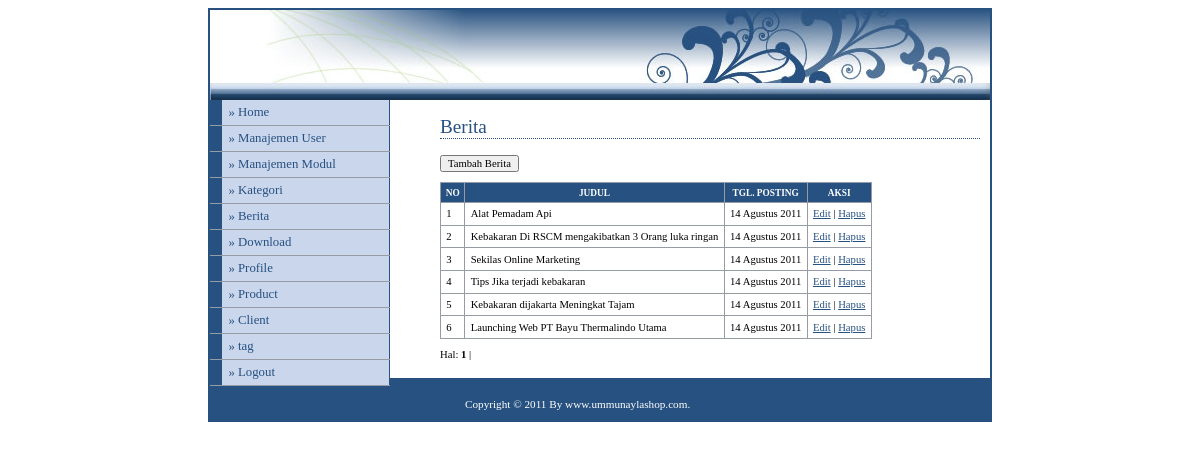
Page /adminweb/media.php?module=berita (signed in) on the committed database.
### tables this page shows
CREATE TABLE IF NOT EXISTS `modul` (
  `id_modul` int(5) NOT NULL auto_increment,
  `nama_modul` varchar(50) NOT NULL,
  `link` varchar(100) NOT NULL,
  `static_content` text NOT NULL,
  `gambar` varchar(100) NOT NULL,
  `publish` enum('Y','N') NOT NULL,
  `status` enum('user','admin') NOT NULL,
  `aktif` enum('Y','N') NOT NULL,
  `urutan` int(5) NOT NULL,
  PRIMARY KEY  (`id_modul`)
);

CREATE TABLE IF NOT EXISTS `berita` (
  `id_berita` int(5) NOT NULL auto_increment,
  `id_kategori` int(5) NOT NULL,
  `username` varchar(30) NOT NULL,
  `judul` varchar(100) NOT NULL,
  `judul_seo` varchar(100) NOT NULL,
  `isi_berita` text NOT NULL,
  `hari` varchar(20) NOT NULL,
  `tanggal` date NOT NULL,
  `jam` time NOT NULL,
  `gambar` varchar(100) NOT NULL,
  `dibaca` int(5) NOT NULL default '1',
  `tag` varchar(100) NOT NULL,
  PRIMARY KEY  (`id_berita`)
);

### config/fungsi_indotgl.php (called while the page is built, shortened)
<?php
	function tgl_indo($tgl){
			$tanggal = substr($tgl,8,2);
			$bulan = getBulan(substr($tgl,5,2));
			$tahun = substr($tgl,0,4);
			return $tanggal.' '.$bulan.' '.$tahun;
	}
	function getBulan($bln){
				switch ($bln){
					case 8:
						return "Agustus";
						break;
				}
			}
?>

### adminweb/modul/mod_berita/berita.php (the view, shortened to what this page needs)
<?php
$aksi="modul/mod_berita/aksi_berita.php";
switch($_GET[act]){
  default:
    echo "<h2>Berita</h2>
          <input type=button value='Tambah Berita' onclick=\"window.location.href='?module=berita&act=tambahberita';\">
          <table>
          <tr><th>no</th><th>judul</th><th>tgl. posting</th><th>aksi</th></tr>";
    $p      = new Paging;
    $batas  = 10;
    $posisi = $p->cariPosisi($batas);
    if ($_SESSION[leveluser]=='admin'){
      $tampil = mysql_query("SELECT * FROM berita ORDER BY id_berita DESC LIMIT $posisi,$batas");
    }
    else{
      $tampil=mysql_query("SELECT * FROM berita
                           WHERE username='$_SESSION[namauser]'
                           ORDER BY id_berita DESC LIMIT $posisi,$batas");
    }
    $no = $posisi+1;
    while($r=mysql_fetch_array($tampil)){
      $tgl_posting=tgl_indo($r[tanggal]);
      echo "<tr><td>$no</td>
                <td>$r[judul]</td>
                <td>$tgl_posting</td>
		            <td><a href=?module=berita&act=editberita&id=$r[id_berita]>Edit</a> |
		                <a href=$aksi?module=berita&act=hapus&id=$r[id_berita]>Hapus</a></td>
		        </tr>";
      $no++;
    }
    echo "</table>";
    if ($_SESSION[leveluser]=='admin'){
      $jmldata = mysql_num_rows(mysql_query("SELECT * FROM berita"));
    }
    else{
      $jmldata = mysql_num_rows(mysql_query("SELECT * FROM berita WHERE username='$_SESSION[namauser]'"));
    }
    $jmlhalaman  = $p->jumlahHalaman($jmldata, $batas);
    $linkHalaman = $p->navHalaman($_GET[halaman], $jmlhalaman);
    echo "<div id=paging>Hal: $linkHalaman</div><br>";
    break;
}
?>

### adminweb/menu.php (shortened to what this page needs)
<?php
if ($_SESSION[leveluser]=='admin'){
  $sql=mysql_query("select * from modul where aktif='Y' order by urutan");
}
else{
  $sql=mysql_query("select * from modul where status='user' and aktif='Y' order by urutan");
}
while ($m=mysql_fetch_array($sql)){
  echo "<li><a href='$m[link]'>&#187; $m[nama_modul]</a></li>";
}
?>

### config/adminstyle.css (style rules this page uses)
body { font-family: Tahoma; text-align: center; }
#menu li { width: 180px; border-bottom: 1px solid #969BA5; margin: 0; padding: 0; font-size: 80%; vertical-align: bottom; }
#menu a:link, #menu a:visited { display: block; padding: 5px 5px 5px 0.5em; border-left: 12px solid #265180; border-right: 1px solid #265180; background-color: #CAD6EC; color: #265180; text-decoration: none; }
a:link,a:visited { color:#265180; }
h2 { font: normal 120% Georgia; color: #265180; background-color: transparent; border-bottom: 1px dotted #265180; }
table { font-family: Tahoma; font-size: 8pt; border-width: 1px; border-style: solid; border-color: #999999; border-collapse: collapse; margin: 10px 0px; }
th { color: #FFFFFF; font-size: 7pt; text-transform: uppercase; text-align: center; padding: 0.5em; border-width: 1px; border-style: solid; border-color: #969BA5; border-collapse: collapse; background-color: #265180; }
td { padding: 0.5em; vertical-align: top; border-width: 1px; border-style: solid; border-color: #969BA5; border-collapse: collapse; }
input,textarea,select { font-family: Tahoma; font-size: 8pt; }
#paging { font-family: Tahoma; font-size: 8pt; }

### rows in the picture
modul: nama_modul "Manajemen User"
modul: nama_modul "Manajemen Modul"
modul: nama_modul "Kategori"
modul: nama_modul "Berita"
modul: nama_modul "Download"
modul: nama_modul "Profile"
modul: nama_modul "Product"
modul: nama_modul "Client"
modul: nama_modul "tag"
berita: judul "Alat Pemadam Api", tanggal "14 Agustus 2011"
berita: judul "Kebakaran Di RSCM mengakibatkan 3 Orang luka ringan", tanggal "14 Agustus 2011"
berita: judul "Sekilas Online Marketing", tanggal "14 Agustus 2011"
berita: judul "Tips Jika terjadi kebakaran", tanggal "14 Agustus 2011"
berita: judul "Kebakaran dijakarta Meningkat Tajam", tanggal "14 Agustus 2011"
berita: judul "Launching Web PT Bayu Thermalindo Utama", tanggal "14 Agustus 2011"
